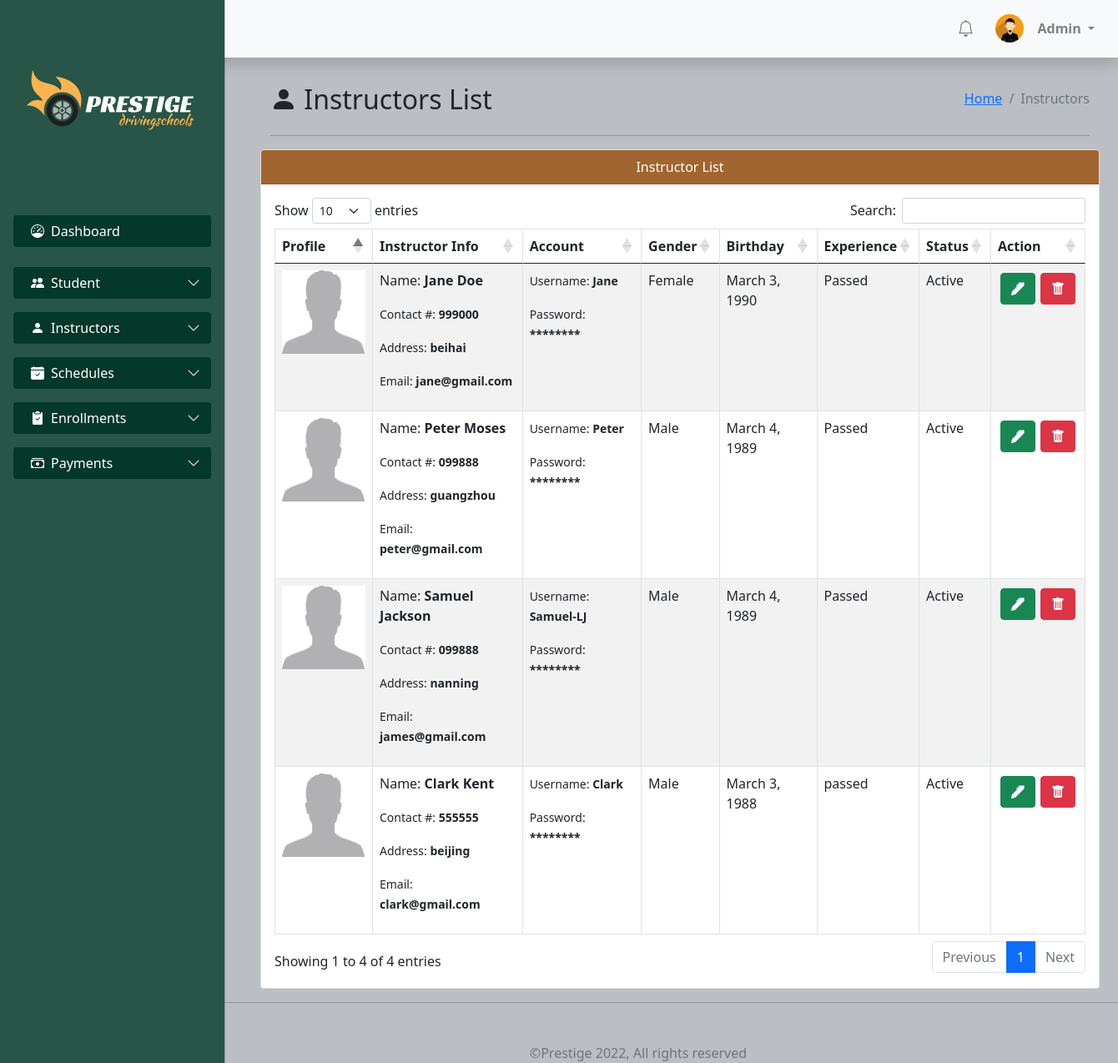
Page /manage-instructor (signed in) on the committed database.
### DrivingSchool/models.py (models this page shows, shortened)
class instructor(models.Model):
    STATUS = (
        ('Active', 'Active'),
        ('Inactive', 'Inactive'),
    )
    GENDER = (
        ('Male', 'Male'),
        ('Female', 'Female'),
    )
    name = models.CharField(max_length=100, null = True)
    contact = models.CharField(max_length=200, null = True)
    address = models.CharField(max_length=200, null = True)
    email = models.CharField(max_length=200, null = True)
    username = models.CharField(max_length=200, null= True)
    gender = models.CharField(max_length=100, null = True, choices = GENDER)
    birthday = models.DateField(max_length=100, null = True)
    experience = models.CharField(max_length=100, null = True)
    date_created = models.DateTimeField(auto_now_add=True)
    status = models.CharField(max_length=100, null = True, choices = STATUS, default='Active')

### DrivingSchool/views.py (the view)
# urls.py: path('manage-instructor',views.manageInstructorPage, name = 'manage-instructor'),
@login_required(login_url='login')
def manageInstructorPage(request):
    instructors = instructor.objects.all()
    mydict = {'instructors':instructors}
    return render(request, 'drivingschool/admin-dashboard/manage-instructor.html', mydict)

### templates/drivingschool/admin-dashboard/manage-instructor.html (shortened to what this page needs)
{% extends 'drivingschool/admin-dashboard/main.html' %}
{% load static %}
{% block content%}
<div class="content">
    <section class="content-header">
        <div class="container-fluid">
            <div class="d-flex justify-content-between align-items-end">
                <div class="">
                    <h2>
                        <i class="bi bi-person-fill"></i></i></span>
                        Instructors List
                    </h2>
                </div>
                <div class="">
                    <ol class="breadcrumb float-sm-right">
                       <li class="breadcrumb-item"><a href="/">Home</a></li>
                       <li class="breadcrumb-item active">Instructors</li>
                    </ol>
                 </div>
            </div><hr>
        </div>
    </section>
    <div class="row">
        <div class="col-md-12">
            <div class="card">
                <div class="card-header text-center">Instructor List</div>
                <div class="card-body">
                    <div class="table-responsive">
                        <table class="table table-striped table-bordered" id="myTable">
                            <thead>
                                <tr>
                                <th scope="col">Profile</th>
                                <th scope="col">Instructor Info</th>
                                <th scope="col">Account</th>
                                <th scope="col">Gender</th>
                                <th scope="col">Birthday</th>
                                <th scope="col">Experience</th>
                                <th scope="col">Status</th>
                                <th scope="col">Action</th>
                                </tr>
                            </thead>
                            <tbody>
                                {% for instructor in instructors %}
                                <tr>
                                    <td scope="row"><img src="{% static 'images/blank-head-pic.jpg'%}" alt="" style="height: 100px; width: 100px;"></td>
                                    <td>
                                        <p class="info">Name: <b>{{instructor.name}}</b></p>
                                        <p class="info"><small>Contact #: <b>{{instructor.contact}}</b></small></p>
                                        <p class="info"><small>Address: <b>{{instructor.address}}</b></small></p>
                                        <p class="info"><small>Email: <b>{{instructor.email}}</b></small></p>
                                    </td>
                                    <td>
                                        <p><small>Username: <b>{{instructor.username}}</b></small></p>
                                        <p><small>Password: <b>********</b></small></p>
                                    </td>
                                    <td>{{instructor.gender}}</td>
                                    <td>{{instructor.birthday}}</td>
                                    <td>{{instructor.experience}}</td>
                                    <td>{{instructor.status}}</td>
                                    <td>
                                        <div class="d-flex justify-content-end">
                                            <div style="margin: 3px;">
                                                <a href="{% url 'update-instructor' instructor.id %}" class="btn btn-success">
                                                    <i class="bi bi-pen-fill"></i>
                                                </a>
                                            </div>
                                            <div style="margin: 3px;">
                                                <form action="{% url 'delete-instructor' instructor.id %}" method="POST">
                                                    <button type="submit" class="btn btn-danger">
                                                        <i class="bi bi-trash-fill"></i>
                                                    </button>
                                                </form>
                                            </div>
                                        </div>
                                    </td>
                                </tr>
                                {% endfor %}
                            </tbody>
                        </table>
                    </div>
                </div>
            </div>
        </div>
    </div>
</div>
{% endblock %}

### templates/drivingschool/admin-dashboard/header.html (shortened to what this page needs)
{% load static %}
<nav class="navbar navbar-expand-lg navbar-light bg-light shadow fixed-top">
  <div class="container-fluid">
    <a class="navbar-brand fw-bold" href="/">
      <span>
      </span>
    </a>
    <ul class="nav justify-content-end align-items-center">
      <a href="#" style="color: grey">
        <span style="font-size: 20px; margin-right: 10px">
          <i class="bi bi-bell">
          </i>
        </span>
      </a>
      <li class="nav-item">
        <a class="nav-link" href="#">
          <img src="{% static 'images/avatar.jpg'%}" alt="" style="height: 34px; width: 34px; border-radius: 50%;">
        </a>
      </li>
      <li class="nav-item">
        <div class="dropdown">
          <a class="dropdown-toggle me-3" href="#"  id="dropdownMenuLink" data-bs-toggle="dropdown" aria-expanded="false" style="text-decoration: none; color: grey;">
            <strong>{{request.user}}</strong>
          </a>
        </div>
      </li>
    </ul>
  </div>
</nav>
<div class="offcanvas offcanvas-start sidebar-nav" tabindex="-1" id="offcanvasExample" aria-labelledby="offcanvasExampleLabel" data-bs-backdrop="false">
  <div class="offcanvas-body">
    <div class="offcanvas-header">
      <a class="navbar-brand" href="/">
        <span>
          <img src="{% static 'images/logo3.png'%}" alt="">
        </span>
      </a>
    </div>
    <nav class="navbar-dark">
      <ul class="navbar-nav">
        <li class="nav-item">
          <a class="" aria-current="page" href="/">
            <button class="w-100 btn mb-3 sidebtn" type="button" data-bs-toggle="offcanvas" data-bs-target="#offcanvasExample" aria-controls="offcanvasExample">
              <div class="d-flex align-items-start ms-2">
                <span class="me-2"><i class="bi bi-speedometer"></i></span>
                Dashboard
              </div>
            </button>
          </a>
        </li>
        <li class="nav-item">
          <a class="nav-link sidebar-link" data-bs-toggle="collapse" href="#collapseExample" role="button" aria-expanded="false" aria-controls="collapseExample">
            <button class="w-100 btn sidebtn" type="button">
              <div class="d-flex align-items-start ms-2">
                <span class="me-2">
                  <i class="bi bi-people-fill"></i>
                </span>
                Student
                <span class="dropdown-icon ms-auto">
                  <i class="bi bi-chevron-down"></i>
                </span>
              </div>
            </button>
          </a>
        </li>
        <li class="nav-item">
          <a class="nav-link sidebar-link" data-bs-toggle="collapse" href="#collapseExample" role="button" aria-expanded="false" aria-controls="collapseExample">
            <button class="w-100 btn sidebtn" type="button">
              <div class="d-flex align-items-start ms-2">
                <span class="me-2">
                  <i class="bi bi-person-fill"></i>
                </span>
                Instructors
                <span class="dropdown-icon ms-auto">
                  <i class="bi bi-chevron-down"></i>
                </span>
              </div>
            </button>
          </a>
        </li>
        <li class="nav-item">
          <a class="nav-link sidebar-link" data-bs-toggle="collapse" href="#scheduleCollapse" role="button" aria-expanded="false" aria-controls="scheduleCollapse">
            <button class="w-100 btn sidebtn" type="button">
              <div class="d-flex align-items-start ms-2">
                <span class="me-2">
                  <i class="bi bi-calendar-check-fill"></i>
                </span>
                Schedules
                <span class="dropdown-icon ms-auto">
                  <i class="bi bi-chevron-down"></i>
                </span>
              </div>
            </button>
          </a>
        </li>
        <li class="nav-item">
          <a class="nav-link sidebar-link" data-bs-toggle="collapse" href="#enrollCollapse" role="button" aria-expanded="false" aria-controls="enrollCollapse">
            <button class="w-100 btn sidebtn" type="button">
              <div class="d-flex align-items-start ms-2">
                <span class="me-2">
                  <i class="bi bi-clipboard2-check-fill"></i>
                </span>
                Enrollments
                <span class="dropdown-icon ms-auto">
                  <i class="bi bi-chevron-down"></i>
                </span>
              </div>
            </button>
          </a>
        </li>
        <li class="nav-item">
          <a class="nav-link sidebar-link" data-bs-toggle="collapse" href="#paymentCollapse" role="button" aria-expanded="false" aria-controls="paymentCollapse">
            <button class="w-100 btn sidebtn" type="button">
              <div class="d-flex align-items-start ms-2">
                <span class="me-2">
                  <i class="bi bi-cash-stack"></i>
                </span>
                Payments
                <span class="dropdown-icon ms-auto">
                  <i class="bi bi-chevron-down"></i>
                </span>
              </div>
            </button>
          </a>
        </li>
      </ul>
    </nav>
  </div>
</div>

### static/css/mystyles.css (style rules this page uses)
body { background-color: #bbbec2; }
.card-header { background-color: #a1642efd; color: #fff; }
.content { margin-top: 100px; }
@media (min-width: 992px) { .content { margin-left: 150px; margin-right: -40px; } }

### templates/drivingschool/admin-dashboard/header.html (style rules this page uses)
:root { --offcanvas-width: 270px; --topNavbarHeight: 0px; }
.sidebar-nav { width: var(--offcanvas-width); }
.sidebar-link { display: flex; align-items: center }
.sidebar-link .dropdown-icon { display: inline-flex; transition: all ease 0.2s; }
.nav-link { margin: 0; }
.offcanvas { background-color: #275547; }
button { position: relative; z-index: 1; border: none; }
button::after { position: absolute; content: ''; z-index: -1; }
.sidebtn { background-color: #04382b; color: #fff; }
@media (min-width: 992px) { .sidebar-nav { transform: none; visibility: visible !important; top: var(--topNavbarHeight); transition: all ease 1s; } }
@media (min-width: 992px) { body { overflow: auto !important; } }

### rows in the picture
instructor: name "Jane Doe", contact "999000", address "beihai", email "jane@gmail.com", username "Jane", gender "Female", birthday "March 3, 1990", experience "Passed", status "Active"
instructor: name "Peter Moses", contact "099888", address "guangzhou", email "peter@gmail.com", username "Peter", gender "Male", birthday "March 4, 1989", experience "Passed", status "Active"
instructor: name "Samuel Jackson", contact "099888", address "nanning", email "james@gmail.com", username "Samuel-LJ", gender "Male", birthday "March 4, 1989", experience "Passed", status "Active"
instructor: name "Clark Kent", contact "555555", address "beijing", email "clark@gmail.com", username "Clark", gender "Male", birthday "March 3, 1988", experience "passed", status "Active"

### other values in the picture
{{ request.user }} "Admin"
